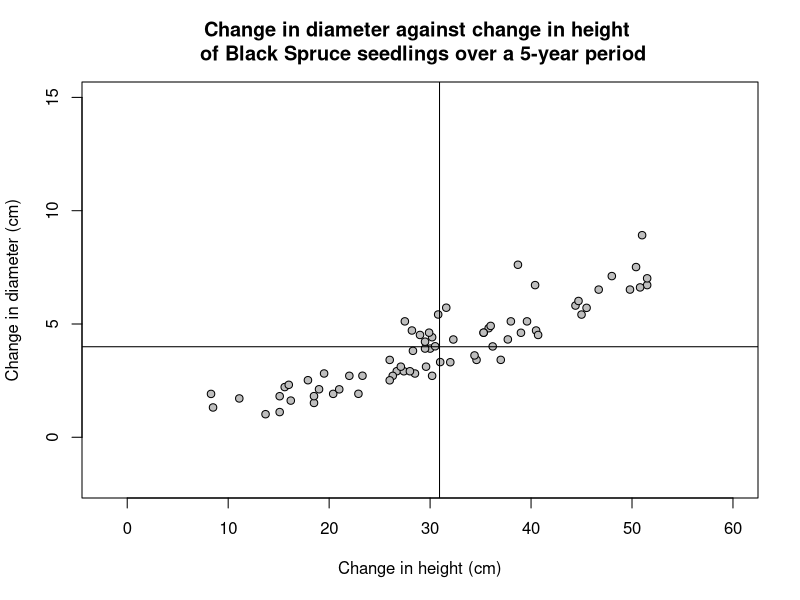
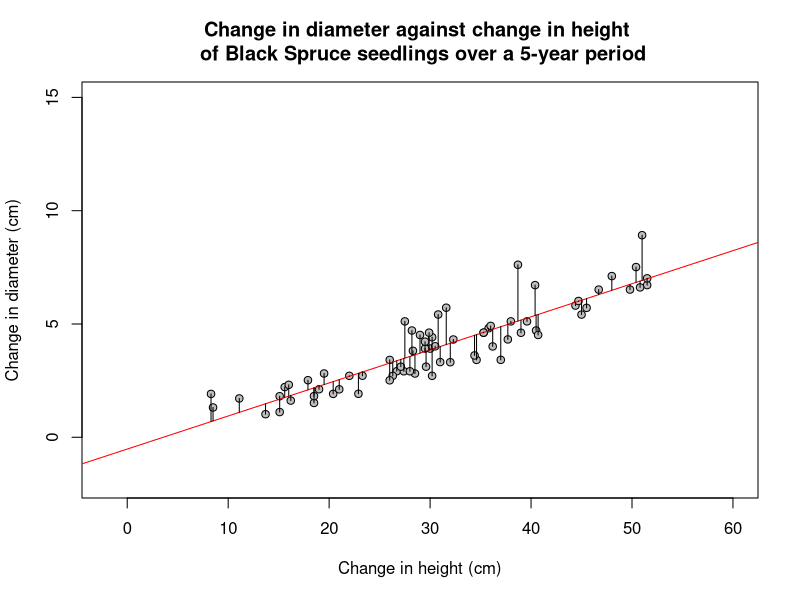
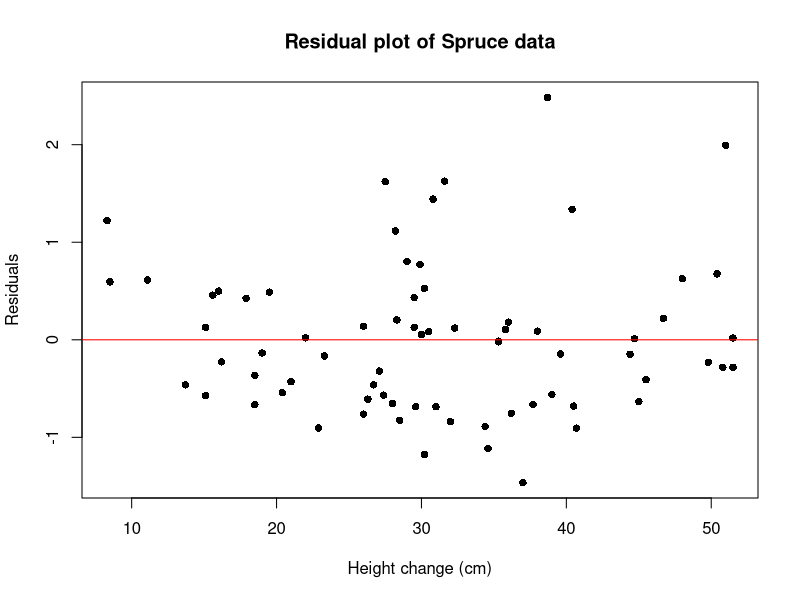
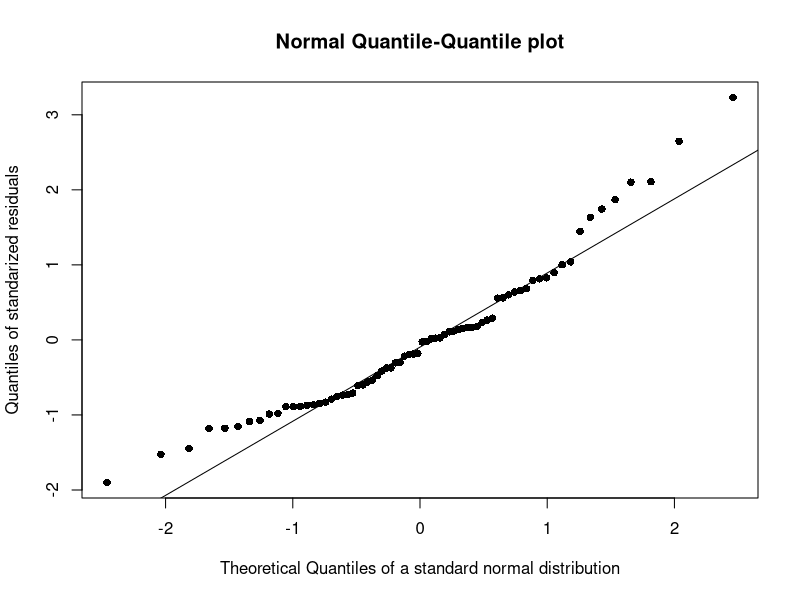

Write the R code that produced these figures, in order.
## ---- chunk 1
Spruce <- read.csv("Spruce.csv", sep=";")
str(Spruce)
Spruce$HeightChange <- Spruce$Height5 -Spruce$Height0
Spruce$DiameterChange <- Spruce$Diameter5 - Spruce$Diameter0
plot(DiameterChange ~ HeightChange, data=Spruce,pch=21, bg="grey", xlab="Change in height (cm)", ylab="Change in diameter (cm)", main="Change in diameter against change in height \n of Black Spruce seedlings over a 5-year period", ylim=c(-2,15), xlim=c(-2,60))
abline(v=mean(Spruce$HeightChange))
abline(h=mean(Spruce$DiameterChange))
## ---- chunk 2
plot(DiameterChange ~ HeightChange, data=Spruce,pch=21, bg="grey", xlab="Change in height (cm)", ylab="Change in diameter (cm)", main="Change in diameter against change in height \n of Black Spruce seedlings over a 5-year period", ylim=c(-2,15),xlim=c(-2,60))
fm1 <- lm(DiameterChange ~ HeightChange, data=Spruce)
abline(fm1, col="red")
with(Spruce, segments(HeightChange, fitted(fm1), HeightChange, DiameterChange))
## ---- chunk 3
Spruce.lm <- lm(DiameterChange ~ HeightChange, data=Spruce)
Spruce.lm
## ---- chunk 4
summary(Spruce.lm)
## ---- chunk 5
plot(Spruce$HeightChange, residuals(Spruce.lm), main="Residual plot of Spruce data", ylab="Residuals", xlab="Height change (cm)", pch=16)
abline(h=0, col="red")
## ---- chunk 6
r.Spruce.lm <- rstandard(Spruce.lm)
qqnorm(r.Spruce.lm, main="Normal Quantile-Quantile plot", ylab="Quantiles of standarized residuals", xlab="Theoretical Quantiles of a standard normal distribution", pch=16)
qqline(r.Spruce.lm)
